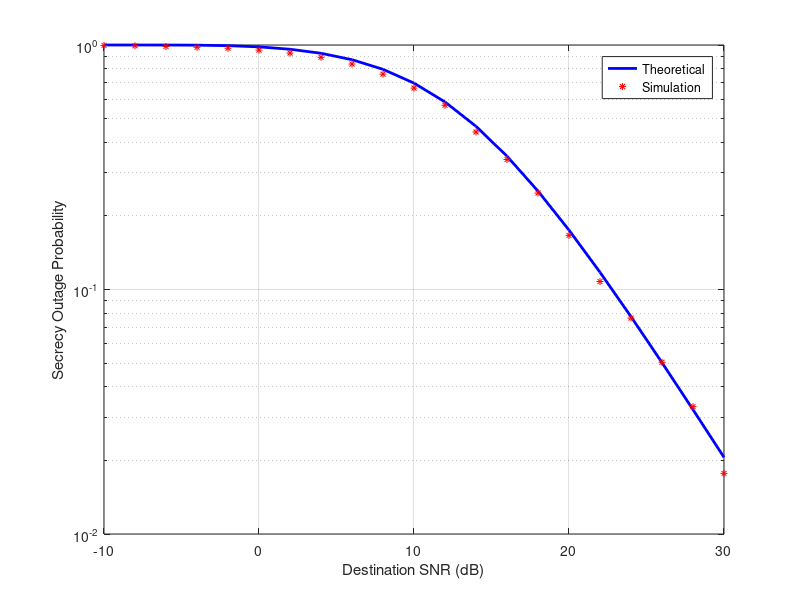

This chart was generated by the following MATLAB code:
% Set parameters
snr_dB = -10:2:30; % range of SNR values in dB
num_simulations = 10000; % number of Monte Carlo simulations
thresholdCapacity = 1;
lambda = 2^thresholdCapacity;
 
% Convert SNR range to linear scale
avgSNR_dest = 10.^(snr_dB/10);
avgSNR_eve = 10;
 
% Calculate theoretical outage probability for each SNR value

f1 = exp((-lambda+1)./avgSNR_dest);
f2 = avgSNR_dest./(lambda.*avgSNR_eve+avgSNR_dest);

P_out_theory = 1 - f1.*f2;
 
% Initialize arrays to store simulation results
P_out_sim = zeros(size(avgSNR_dest));

% Perform Monte Carlo simulations
for i = 1:length(avgSNR_dest)
    % Generate complex Gaussian channel with Rayleigh fading
    h1 = (randn(num_simulations, 1) + 1i * randn(num_simulations, 1)) / sqrt(2);
    h2 = (randn(num_simulations, 1) + 1i * randn(num_simulations, 1)) / sqrt(2);
    % Calculate received signal power and noise power
    rx_power = abs(h1).^2 .*avgSNR_dest(i);
    eve_power = abs(h2).^2*avgSNR_eve;
    % Calculate outage events
    outage = (rx_power < eve_power.*lambda);
    % Calculate probability of outage
    P_out_sim(i) = sum(outage) / num_simulations;
end
 
% Plot results
semilogy(snr_dB, P_out_theory, 'b-', 'LineWidth', 2);
hold on;
semilogy(snr_dB, P_out_sim, 'r*', 'MarkerSize', 5);
grid on;
xlabel('Destination SNR (dB)');
ylabel('Secrecy Outage Probability');
legend('Theoretical', 'Simulation');
